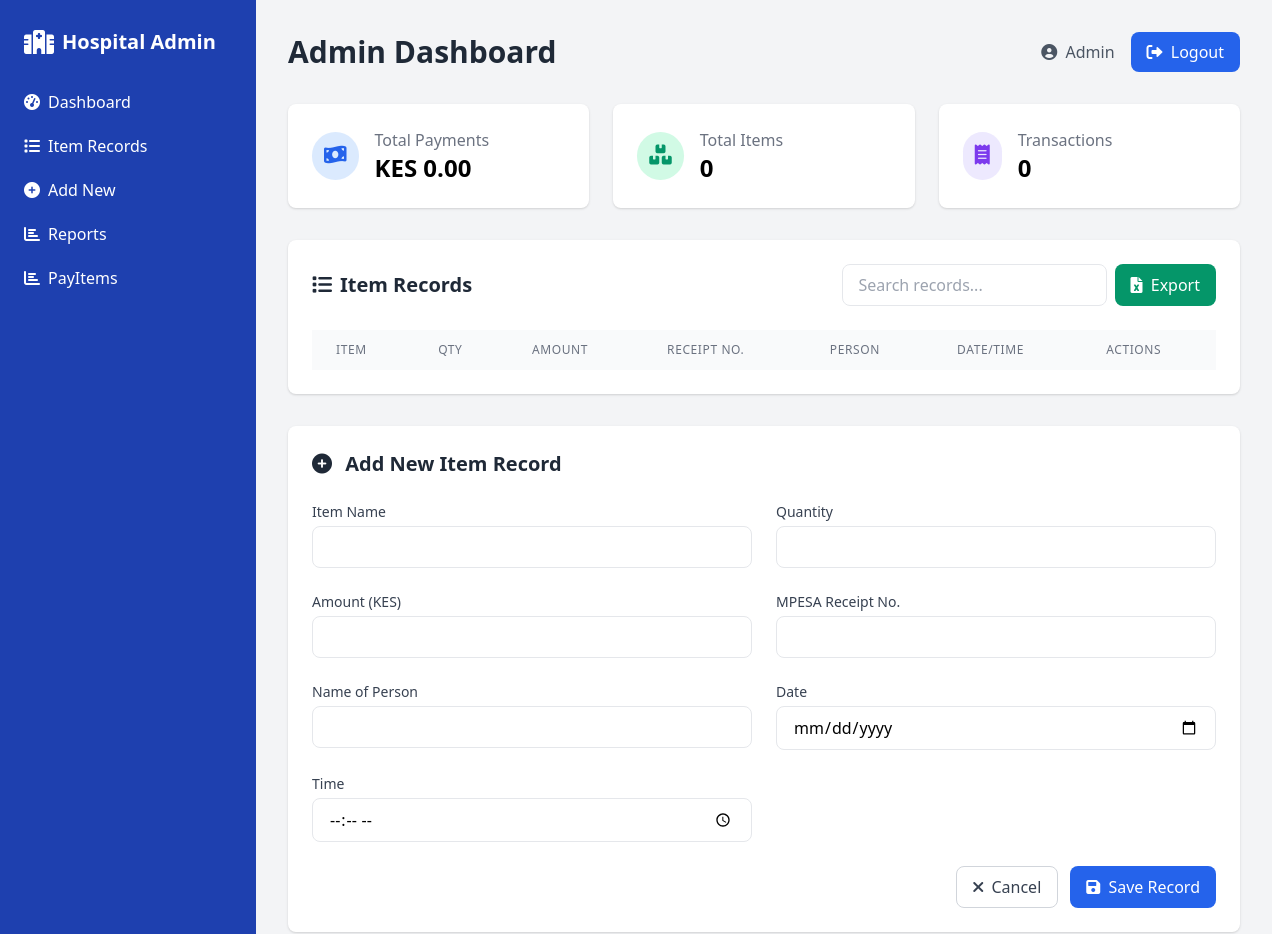
The app's page /payitem.php (upper part), older data.
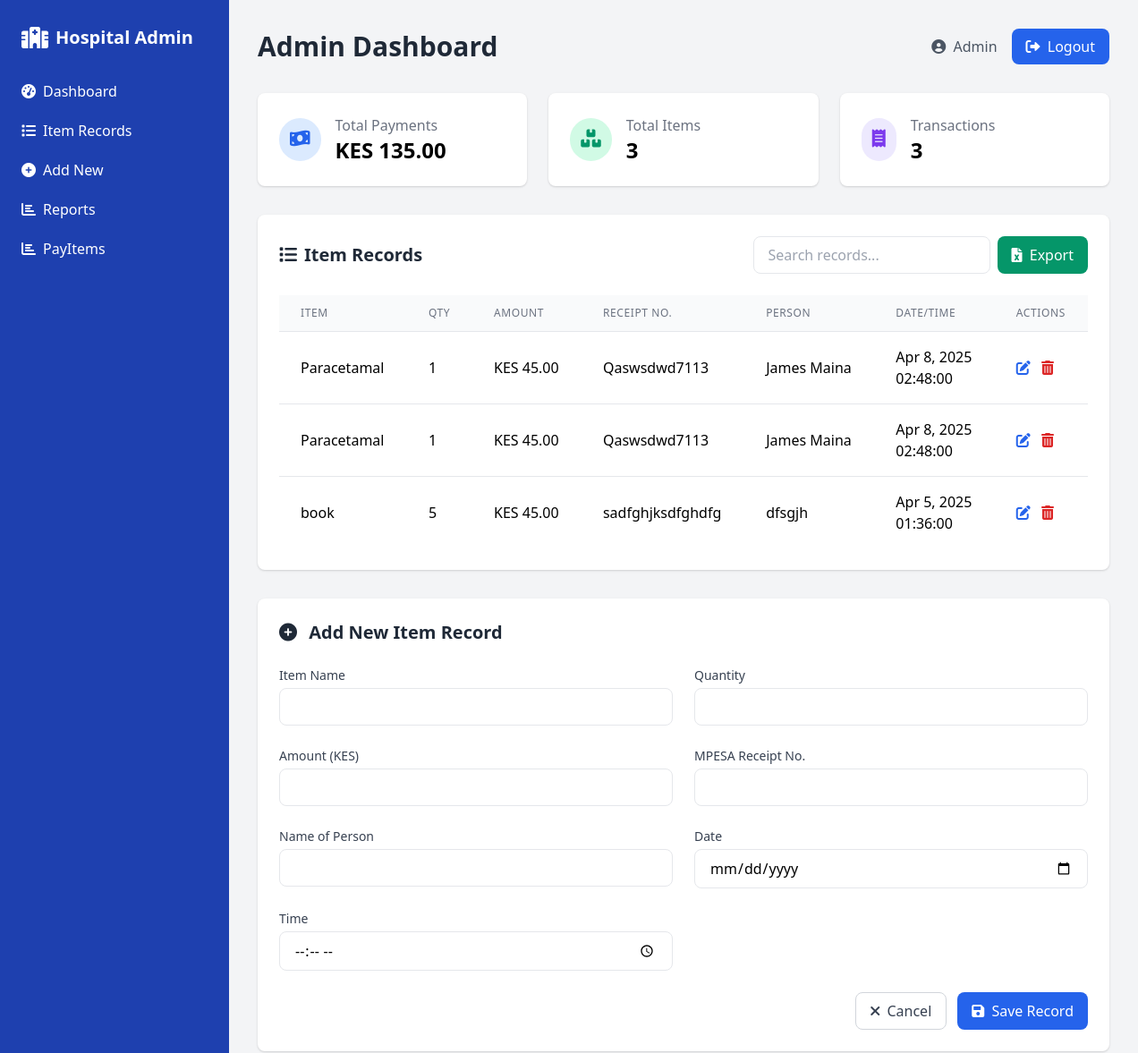
The same page, newer data.
### tables this page shows
CREATE TABLE `item_records` (
  `id` int(11) NOT NULL,
  `item_name` varchar(100) DEFAULT NULL,
  `quantity` int(11) DEFAULT NULL,
  `amount` decimal(10,2) DEFAULT NULL,
  `mpesa_receipt` varchar(50) DEFAULT NULL,
  `person_name` varchar(100) DEFAULT NULL,
  `date` date DEFAULT NULL,
  `time` time DEFAULT NULL,
  `created_at` timestamp NOT NULL DEFAULT current_timestamp()
);

### payitem.php (the view, shortened to what this page needs)
<?php
$host = "localhost";
$user = "root";
$pass = "";
$dbname = "hospital_inventory";
$conn = new mysqli($host, $user, $pass, $dbname);
$total_amount = 0;
$items = [];
$result = $conn->query("SELECT SUM(amount) as total FROM item_records");
if ($result) {
    $row = $result->fetch_assoc();
    $total_amount = $row['total'] ?? 0;
}
$items_result = $conn->query("SELECT * FROM item_records ORDER BY date DESC, time DESC");
if ($items_result) {
    $items = $items_result->fetch_all(MYSQLI_ASSOC);
}
?>
<!DOCTYPE html>
<html>
<head>
    <link href="https://cdn.jsdelivr.net/npm/tailwindcss@2.2.19/dist/tailwind.min.css" rel="stylesheet">
    <link rel="stylesheet" href="https://cdnjs.cloudflare.com/ajax/libs/font-awesome/6.0.0/css/all.min.css">
</head>
<body class="bg-gray-100">
    <div class="flex h-screen">
        <div class="sidebar bg-blue-800 text-white w-64 space-y-6 py-7 px-2 fixed inset-y-0 left-0 transform -translate-x-full md:translate-x-0 transition duration-200 ease-in-out">
            <div class="text-white flex items-center space-x-2 px-4">
                <i class="fas fa-hospital text-2xl"></i>
                <span class="text-xl font-bold">Hospital Admin</span>
            </div>
            <nav>
                <a href="#" class="block py-2.5 px-4 rounded transition duration-200 hover:bg-blue-700 hover:text-white">
                    <i class="fas fa-tachometer-alt mr-2"></i>Dashboard
                </a>
                <a href="#records" class="block py-2.5 px-4 rounded transition duration-200 hover:bg-blue-700 hover:text-white">
                    <i class="fas fa-list mr-2"></i>Item Records
                </a>
                <a href="#add" class="block py-2.5 px-4 rounded transition duration-200 hover:bg-blue-700 hover:text-white">
                    <i class="fas fa-plus-circle mr-2"></i>Add New
                </a>
                <a href="#reports" class="block py-2.5 px-4 rounded transition duration-200 hover:bg-blue-700 hover:text-white">
                    <i class="fas fa-chart-bar mr-2"></i>Reports
                </a>
                <a href="process_payment.php" class="block py-2.5 px-4 rounded transition duration-200 hover:bg-blue-700 hover:text-white">
                    <i class="fas fa-chart-bar mr-2"></i>PayItems
                </a>
            </nav>
        </div>
        <div class="flex-1 md:ml-64">
            <div class="p-8">
                <div class="flex justify-between items-center mb-8">
                    <h1 class="text-3xl font-bold text-gray-800">Admin Dashboard</h1>
                    <div class="flex items-center space-x-4">
                        <span class="text-gray-600"><i class="fas fa-user-circle mr-1"></i> Admin</span>
                        <button class="bg-blue-600 text-white px-4 py-2 rounded-lg hover:bg-blue-700 transition">
                            <i class="fas fa-sign-out-alt mr-1"></i> Logout
                        </button>
                    </div>
                </div>
                <div class="grid grid-cols-1 md:grid-cols-3 gap-6 mb-8">
                    <div class="bg-white p-6 rounded-lg shadow">
                        <div class="flex items-center">
                            <div class="p-3 rounded-full bg-blue-100 text-blue-600 mr-4">
                                <i class="fas fa-money-bill-wave text-xl"></i>
                            </div>
                            <div>
                                <p class="text-gray-500">Total Payments</p>
                                <h3 class="text-2xl font-bold" id="totalAmount">KES <?php echo number_format($total_amount, 2); ?></h3>
                            </div>
                        </div>
                    </div>
                    <div class="bg-white p-6 rounded-lg shadow">
                        <div class="flex items-center">
                            <div class="p-3 rounded-full bg-green-100 text-green-600 mr-4">
                                <i class="fas fa-boxes text-xl"></i>
                            </div>
                            <div>
                                <p class="text-gray-500">Total Items</p>
                                <h3 class="text-2xl font-bold"><?php echo count($items); ?></h3>
                            </div>
                        </div>
                    </div>
                    <div class="bg-white p-6 rounded-lg shadow">
                        <div class="flex items-center">
                            <div class="p-3 rounded-full bg-purple-100 text-purple-600 mr-4">
                                <i class="fas fa-receipt text-xl"></i>
                            </div>
                            <div>
                                <p class="text-gray-500">Transactions</p>
                                <h3 class="text-2xl font-bold"><?php echo count($items); ?></h3>
                            </div>
                        </div>
                    </div>
                </div>
                <div id="records" class="bg-white p-6 rounded-lg shadow mb-8">
                    <div class="flex justify-between items-center mb-6">
                        <h2 class="text-xl font-bold text-gray-800">
                            <i class="fas fa-list mr-2"></i>Item Records
                        </h2>
                        <div class="flex space-x-2">
                            <input type="text" id="searchInput" placeholder="Search records..." class="px-4 py-2 border rounded-lg focus:outline-none focus:ring-2 focus:ring-blue-500">
                            <button onclick="exportToExcel()" class="bg-green-600 text-white px-4 py-2 rounded-lg hover:bg-green-700 transition">
                                <i class="fas fa-file-excel mr-1"></i> Export
                            </button>
                        </div>
                    </div>
                    <div class="table-container">
                        <table class="min-w-full divide-y divide-gray-200">
                            <thead class="bg-gray-50">
                                <tr>
                                    <th class="px-6 py-3 text-left text-xs font-medium text-gray-500 uppercase tracking-wider">Item</th>
                                    <th class="px-6 py-3 text-left text-xs font-medium text-gray-500 uppercase tracking-wider">Qty</th>
                                    <th class="px-6 py-3 text-left text-xs font-medium text-gray-500 uppercase tracking-wider">Amount</th>
                                    <th class="px-6 py-3 text-left text-xs font-medium text-gray-500 uppercase tracking-wider">Receipt No.</th>
                                    <th class="px-6 py-3 text-left text-xs font-medium text-gray-500 uppercase tracking-wider">Person</th>
                                    <th class="px-6 py-3 text-left text-xs font-medium text-gray-500 uppercase tracking-wider">Date/Time</th>
                                    <th class="px-6 py-3 text-left text-xs font-medium text-gray-500 uppercase tracking-wider">Actions</th>
                                </tr>
                            </thead>
                            <tbody class="bg-white divide-y divide-gray-200">
                                <?php foreach ($items as $item): ?>
                                <tr>
                                    <td class="px-6 py-4 whitespace-nowrap"><?php echo htmlspecialchars($item['item_name']); ?></td>
                                    <td class="px-6 py-4 whitespace-nowrap"><?php echo $item['quantity']; ?></td>
                                    <td class="px-6 py-4 whitespace-nowrap">KES <?php echo number_format($item['amount'], 2); ?></td>
                                    <td class="px-6 py-4 whitespace-nowrap"><?php echo htmlspecialchars($item['mpesa_receipt']); ?></td>
                                    <td class="px-6 py-4 whitespace-nowrap"><?php echo htmlspecialchars($item['person_name']); ?></td>
                                    <td class="px-6 py-4 whitespace-nowrap"><?php echo date('M j, Y', strtotime($item['date'])); ?><br><?php echo $item['time']; ?></td>
                                    <td class="px-6 py-4 whitespace-nowrap">
                                        <button onclick="editRecord(<?php echo $item['id']; ?>)" class="text-blue-600 hover:text-blue-900 mr-2">
                                            <i class="fas fa-edit"></i>
                                        </button>
                                        <a href="?delete=<?php echo $item['id']; ?>" onclick="return confirm('Are you sure you want to delete this record?')" class="text-red-600 hover:text-red-900">
                                            <i class="fas fa-trash-alt"></i>
                                        </a>
                                    </td>
                                </tr>
                                <?php endforeach; ?>
                            </tbody>
                        </table>
                    </div>
                </div>
                <div id="add" class="bg-white p-6 rounded-lg shadow mb-8">
                    <h2 class="text-xl font-bold text-gray-800 mb-6">
                        <i class="fas fa-plus-circle mr-2"></i>
                        <span id="formTitle">Add New Item Record</span>
                    </h2>
                    <form method="POST" id="recordForm">
                        <div class="grid grid-cols-1 md:grid-cols-2 gap-6">
                            <div>
                                <label for="item_name" class="block text-sm font-medium text-gray-700 mb-1">Item Name</label>
                                <input type="text" id="item_name" name="item_name" required class="form-input w-full px-4 py-2 border rounded-lg focus:outline-none focus:ring-2 focus:ring-blue-500">
                            </div>
                            <div>
                                <label for="quantity" class="block text-sm font-medium text-gray-700 mb-1">Quantity</label>
                                <input type="number" id="quantity" name="quantity" required class="form-input w-full px-4 py-2 border rounded-lg focus:outline-none focus:ring-2 focus:ring-blue-500">
                            </div>
                            <div>
                                <label for="amount" class="block text-sm font-medium text-gray-700 mb-1">Amount (KES)</label>
                                <input type="number" step="0.01" id="amount" name="amount" required class="form-input w-full px-4 py-2 border rounded-lg focus:outline-none focus:ring-2 focus:ring-blue-500">
                            </div>
                            <div>
                                <label for="mpesa_receipt" class="block text-sm font-medium text-gray-700 mb-1">MPESA Receipt No.</label>
                                <input type="text" id="mpesa_receipt" name="mpesa_receipt" required class="form-input w-full px-4 py-2 border rounded-lg focus:outline-none focus:ring-2 focus:ring-blue-500">
                            </div>
                            <div>
                                <label for="person_name" class="block text-sm font-medium text-gray-700 mb-1">Name of Person</label>
                                <input type="text" id="person_name" name="person_name" required class="form-input w-full px-4 py-2 border rounded-lg focus:outline-none focus:ring-2 focus:ring-blue-500">
                            </div>
                            <div>
                                <label for="date" class="block text-sm font-medium text-gray-700 mb-1">Date</label>
                                <input type="date" id="date" name="date" required class="form-input w-full px-4 py-2 border rounded-lg focus:outline-none focus:ring-2 focus:ring-blue-500">
                            </div>
                            <div>
                                <label for="time" class="block text-sm font-medium text-gray-700 mb-1">Time</label>
                                <input type="time" id="time" name="time" required class="form-input w-full px-4 py-2 border rounded-lg focus:outline-none focus:ring-2 focus:ring-blue-500">
                            </div>
                        </div>
                        <div class="mt-6 flex justify-end space-x-3">
                            <button type="button" onclick="resetForm()" class="px-4 py-2 border border-gray-300 rounded-lg text-gray-700 hover:bg-gray-100 transition">
                                <i class="fas fa-times mr-1"></i> Cancel
                            </button>
                            <button type="submit" name="save_record" id="submitBtn" class="px-4 py-2 bg-blue-600 text-white rounded-lg hover:bg-blue-700 transition">
                                <i class="fas fa-save mr-1"></i> Save Record
                            </button>
                        </div>
                    </form>
                </div>
            </div>
        </div>
    </div>
</body>
</html>

### payitem.php (style rules this page uses)
.sidebar { transition: all 0.3s; }
.table-container { max-height: 500px; overflow-y: auto; }
.form-input { transition: border-color 0.3s; }

Row changes from the older to the newer data that the page shows:
added item_records: item_name "Paracetamal", quantity "1", amount "45.00", mpesa_receipt "Qaswsdwd7113", person_name "James Maina", date "Apr 8, 2025", time "02:48:00"
added item_records: item_name "Paracetamal", quantity "1", amount "45.00", mpesa_receipt "Qaswsdwd7113", person_name "James Maina", date "Apr 8, 2025", time "02:48:00"
added item_records: item_name "book", quantity "5", amount "45.00", mpesa_receipt "sadfghjksdfghdfg", person_name "dfsgjh", date "Apr 5, 2025", time "01:36:00"
Text that changed along with them:
$total_amount: "0.00" → "135.00"
count($items): "0" → "3"
